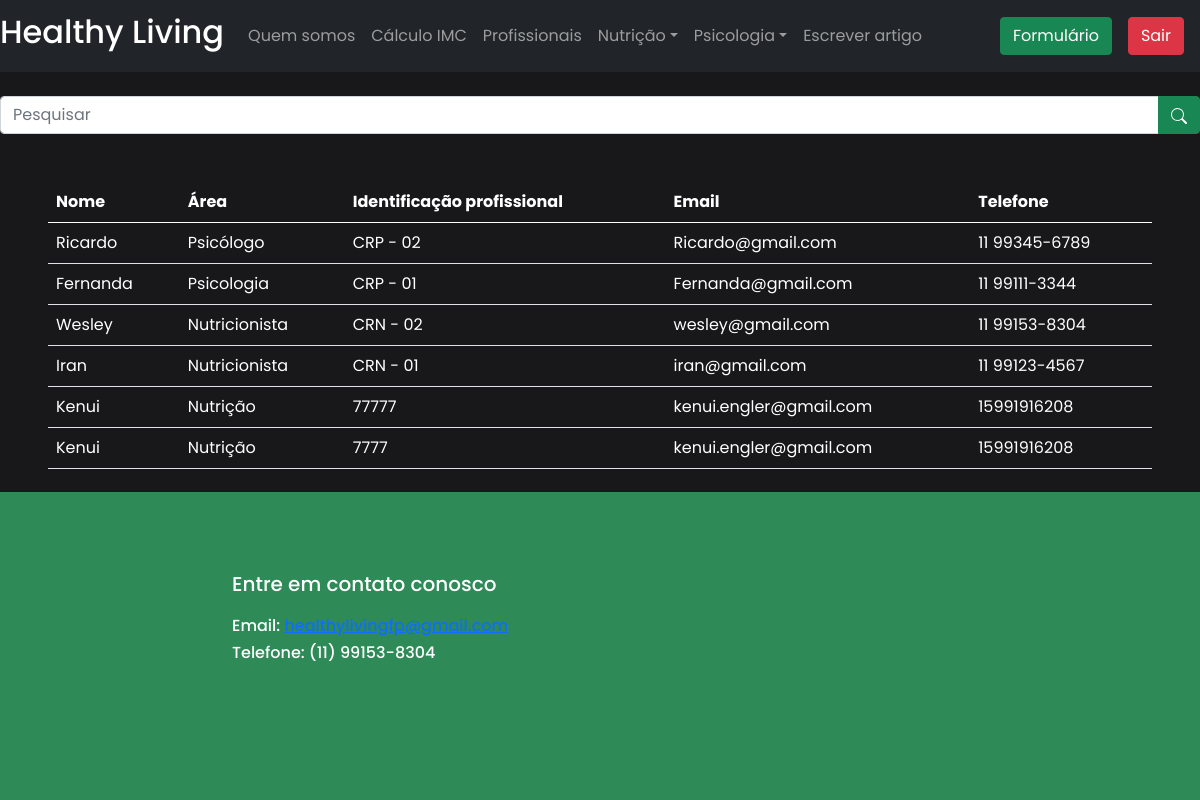
/listaprof/lista.php, run on the app's committed database.
### tables this page shows
CREATE TABLE `profissionais` (
  `nome` varchar(45) NOT NULL,
  `area` varchar(20) NOT NULL,
  `ident_prof` varchar(20) NOT NULL,
  `email` varchar(50) NOT NULL,
  `senha` varchar(10) NOT NULL,
  `telefone` varchar(15) NOT NULL,
  `foto` varchar(20) NOT NULL
);

### listaprof/lista.php (the view, shortened to what this page needs)
<?php
  include_once('../config.php');
  if(!empty($_GET['search']))
  {
    $data = $_GET['search'];
    $sql = "SELECT * FROM profissionais WHERE nome LIKE '%$data%' or area LIKE '%$data%' ORDER BY ident_prof DESC";
  }
  else
  {
    $sql = "SELECT * FROM profissionais ORDER BY ident_prof DESC";
  }
  $result = $conexao->query($sql);
?>
<!DOCTYPE html>
<html lang="pt-br">
<head>
    <link rel="stylesheet" href="../bootstrap/css/bootstrap.min.css">
    <link rel="stylesheet" href="../quemsomos/style.css">
</head>
<body>
<nav class="navbar navbar-expand-sm bg-dark navbar-dark fixed-top">
    <div class="container-fluid">
      <a class="navbar-brand" href="../index.php">
        <span class="logo-text"><h2>Healthy Living</h2></span>
      </a>
      <div class="collapse navbar-collapse" id="collapsibleNavbar">
        <ul class="navbar-nav me-auto">
          <li class="nav-item">
            <a class="nav-link" href="../quemsomos/index.html">Quem somos</a>
          </li>
          <li class="nav-item">
            <a class="nav-link" href="../calculadoraimc/index.html">Cálculo IMC</a>
          </li>
          <li class="nav-item">
            <a class="nav-link" href="./lista.php">Profissionais</a>
          </li>
          <li class="nav-item dropdown">
            <a class="nav-link dropdown-toggle" href="#" role="button" data-bs-toggle="dropdown">Nutrição</a>
          </li>
          <li class="nav-item dropdown">
            <a class="nav-link dropdown-toggle" href="#" role="button" data-bs-toggle="dropdown">Psicologia</a>
          </li>
          <li class="nav-item">
            <a class="nav-link" href="../editor/index.php">Escrever artigo</a>
          </li>
        </ul>
        <div class="d-flex">
          <a href="../formulario/formulario.php" class="btn btn-success me-3">Formulário</a>
          <a href="../sair.php" class="btn btn-danger me-3">Sair</a>
        </div>
      </div>
    </div>
  </nav>
  <br>
  <br>
  <br>
  <br>
    <div  align="center" class="input-group mb" >
      <input type="search" class="form-control" placeholder="Pesquisar" id="pesquisar">
      <button onclick="searchData()" class="btn btn-success">
      </button>
    </div>
    <div class="m-5">
        <table class="table table-hover text-white">
            <thead>
            <tr>
                <th>Nome</th>
                <th>Área</th>
                <th>Identificação profissional</th>
                <th>Email</th>
                <th>Telefone</th>
            </tr>
            </thead>
            <tbody>
                <?php
                    while($user_data = mysqli_fetch_assoc($result))
                    {
                        echo "<tr>";
                        echo "<td>" .$user_data['nome']."</td>";
                        echo "<td>" .$user_data['area']."</td>";
                        echo "<td>" .$user_data['ident_prof']."</td>";
                        echo "<td>" .$user_data['email']."</td>";
                        echo "<td>" .$user_data['telefone']."</td>";
                    }
                ?>
            </tbody>
        </table>
    </div>
    <footer class="footer fixed-bottom">
        <div class="container">
            <div class="row">
                <div class="col-sm-8 offset-sm-2">
                    <h4>Entre em contato conosco</h4>
                    <h6>Email: <a href="mailto:healthylivingfp@gmail.com">healthylivingfp@gmail.com</a></h6>
                    <h6>Telefone: (11) 99153-8304</h6>
                </div>
             </div>
        </div>
    </footer>
</body>
</html>

### quemsomos/style.css (style rules this page uses)
* { font-family: 'Poppins', sans-serif; margin: 0; padding: 0; box-sizing: border-box; }
body { width: 100%; min-height: 100vh; background-color: #18181b; color: #f8fafc; }
.container-fluid { padding: 0; }
.navbar { background-color: #343a40; }
.navbar-brand { font-size: 24px; font-weight: 500; }
.navbar-nav .nav-link { font-size: 16px; font-weight: 400; }
.container { margin-top: 50px; margin-bottom: 100px; }
.footer { background-color: #2E8B57; padding: 30px; color: #fff; }
.footer h4 { font-size: 20px; font-weight: 500; margin-bottom: 20px; }

### data on the page
profissionais: nome "Ricardo", area "Psicólogo", ident_prof "CRP - 02", email "Ricardo@gmail.com", telefone "11 99345-6789"
profissionais: nome "Fernanda", area "Psicologia", ident_prof "CRP - 01", email "Fernanda@gmail.com", telefone "11 99111-3344"
profissionais: nome "Wesley", area "Nutricionista", ident_prof "CRN - 02", email "wesley@gmail.com", telefone "11 99153-8304"
profissionais: nome "Iran", area "Nutricionista", ident_prof "CRN - 01", email "iran@gmail.com", telefone "11 99123-4567"
profissionais: nome "Kenui", area "Nutrição", ident_prof "77777", email "kenui.engler@gmail.com", telefone "15991916208"
profissionais: nome "Kenui", area "Nutrição", ident_prof "7777", email "kenui.engler@gmail.com", telefone "15991916208"
